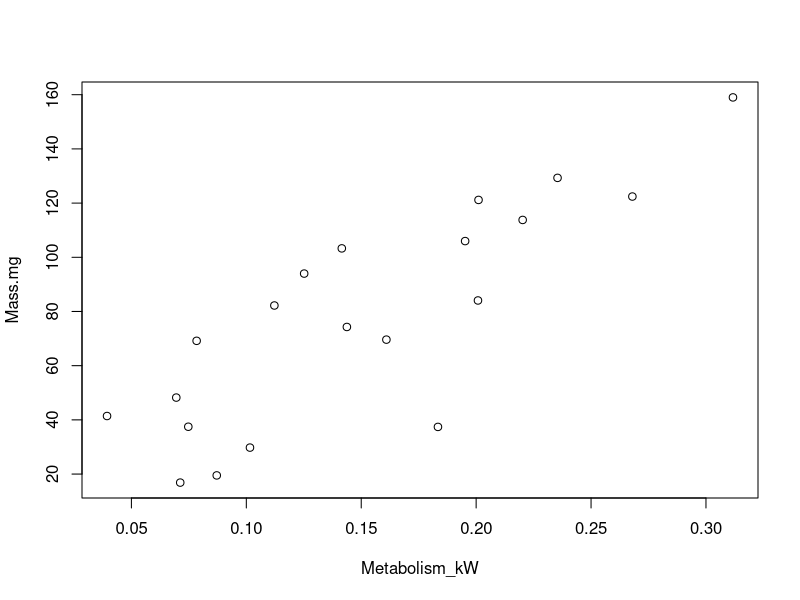
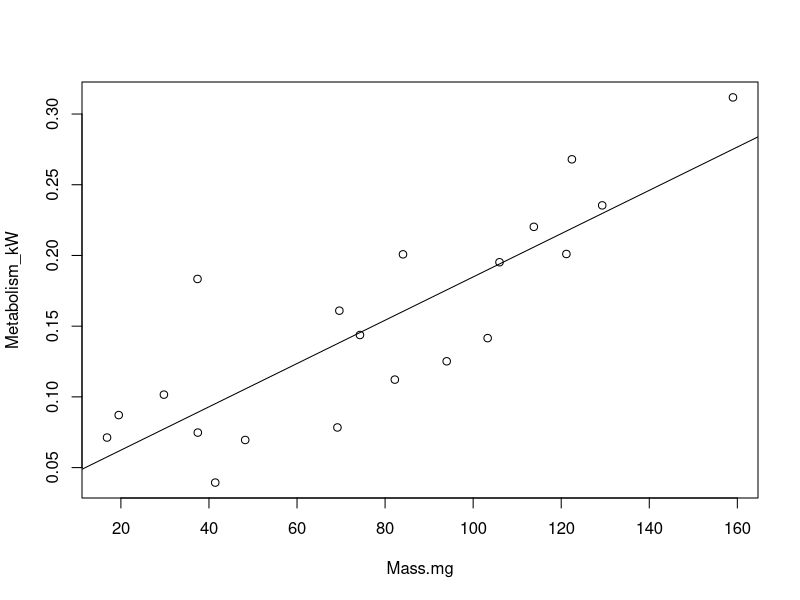
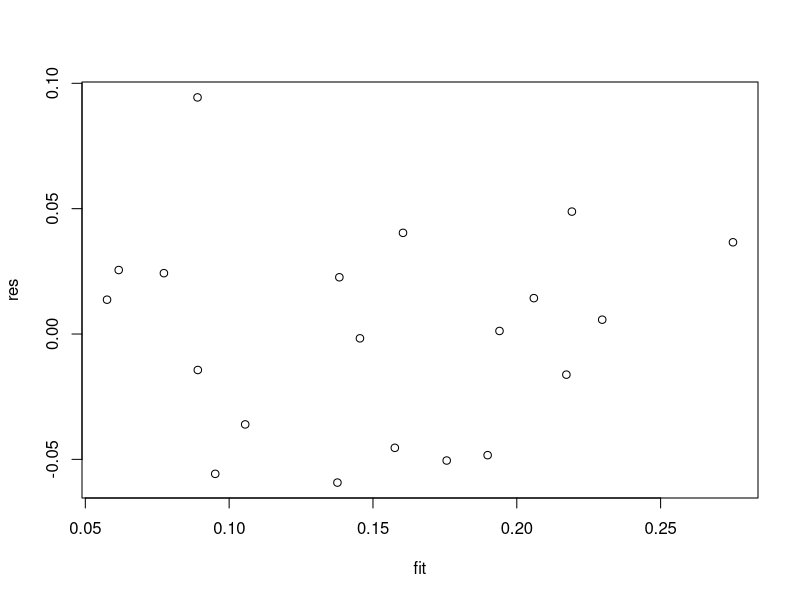
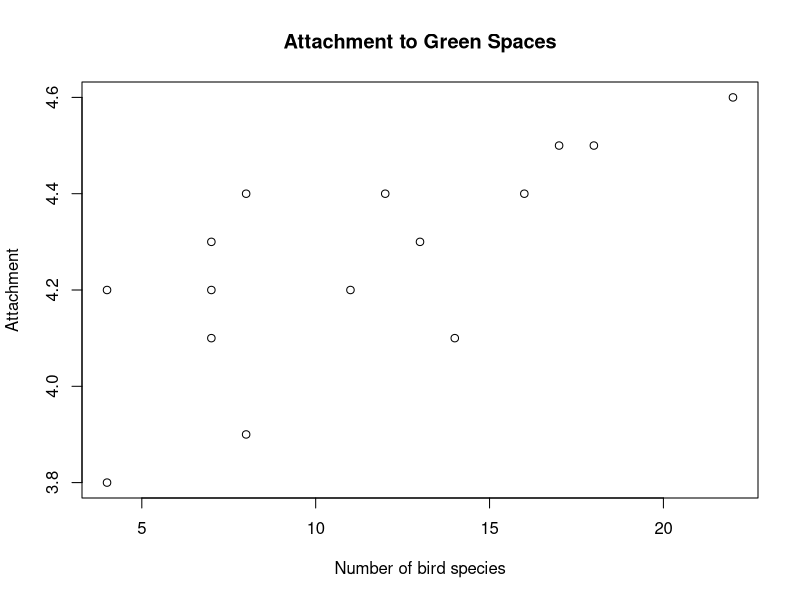
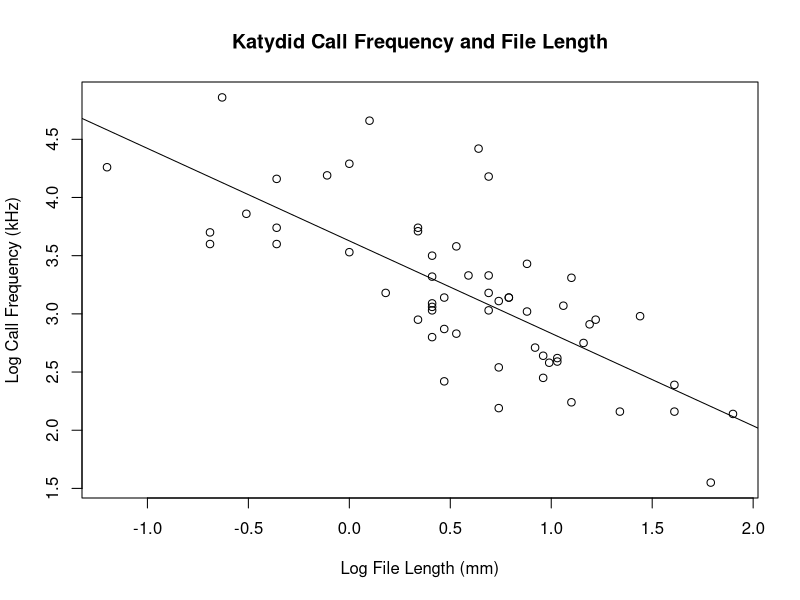
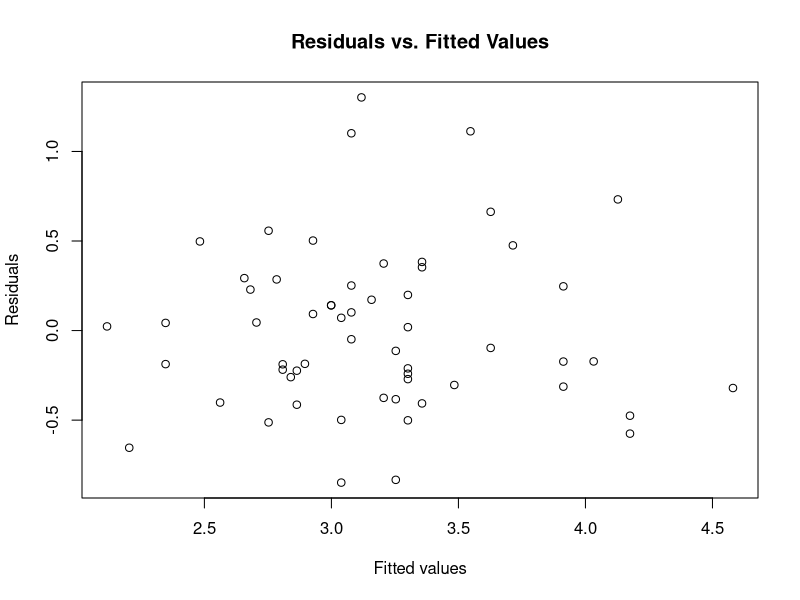
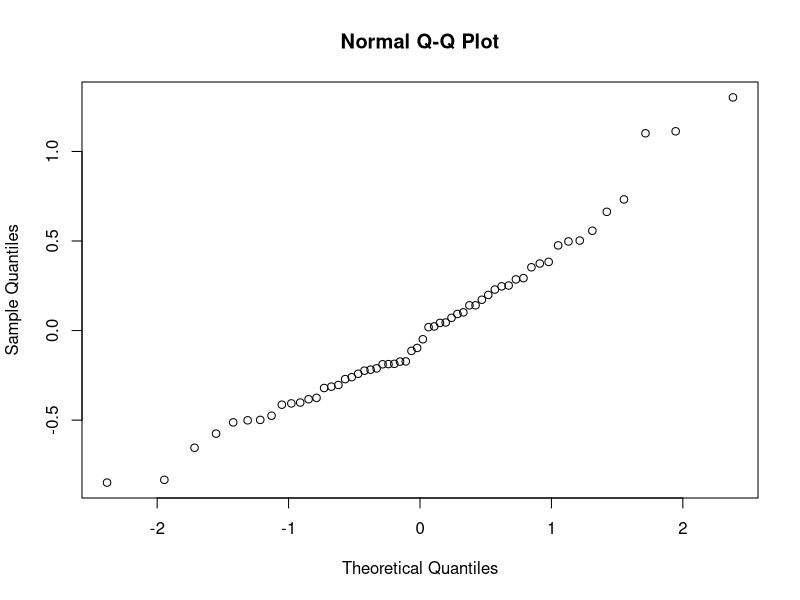

Reproduce these figures in R, in order.
#Adam Orr
#Biometry
#Lab 11

# ---- warmup ----

fdata <- read.csv('Metab_Fake.csv')

#plot data
plot(Mass.mg~Metabolism_kW, data = fdata)

#running a correlation by r shortcut
r <- cor(fdata$Mass.mg, fdata$Metabolism_kW)

#full test
cor.test(fdata$Mass.mg, fdata$Metabolism_kW)
#to run spearman's, use method="spearman" in cor.test

#to calculate the 95% CI for r
#first convert r to Z
n <- 20
z <- 0.5*(log((1+r)/(1-r)))

#now we need standard error of z
sez <- sqrt(1/(n-3))

#zcrit
zcrit <- qnorm(0.975)

#95% CI in z terms
z.upper <- z + zcrit * sez
z.lower <- z - zcrit * sez

#convert back to r
r.upper <- (exp(2*z.upper)-1)/(exp(2*z.upper)+1)
r.lower <- (exp(2*z.lower)-1)/(exp(2*z.lower)+1)

#linear regression
mod <- lm(Metabolism_kW~Mass.mg, data=fdata)
summary(mod)

#plotting regression line
plot(data=fdata, Metabolism_kW~Mass.mg)
abline(mod)

#testing assumptions
res <- residuals(mod)
fit <- fitted(mod)

plot(res~fit)

# ---- question 1 ----

# a. Make a scatter plot of the data. State the central assumptions of
# correlation analysis and examine the plot to determine whether these
# assumptions are met.
green <- read.csv('green.csv')
plot(green$attachment~green$birds,
     main = "Attachment to Green Spaces",
     xlab = "Number of bird species",
     ylab = "Attachment")

# b. Describe the pattern of the data in words. Is the relationship positive or
# negative? Is it linear? How strong is it?
# 
# There seems to be a positive, linear relationship between the number of bird
# species and green space users' attachment. The relationship does not appear
# incredibly strong, but not weak either.
# 
# c. Calculate an estimate of Pearson’s correlation coefficient. Do this
# calculation two ways: by hand, and with the R function cor.
#
# by hand
x <- green$birds
y <- green$attachment
xbar <- mean(x)
ybar <- mean(y)
xdiff<- x - xbar
ydiff<- y - ybar
(r <- sum(xdiff*ydiff)/sqrt(sum(xdiff^2)*sum(ydiff^2)))

# using cor
cor(x,y)

# d. Use the R function cor.test to perform a t-test of the null hypothesis that
# there is no correlation. Clearly state the conclusions of the test, including
# all key information (hypotheses, significance level, test statistic, degrees
# of freedom, and P-value). Also report the 95% confidence interval of rho.

#H0: The correlation between the number of bird species in a greenspace and
#greenspace user's attachment is 0.

#HA: The correlation between the number of bird species in a greenspace and
#greenspace user's attachment is not 0.

cor.test(x,y)

# With a significance level of 0.05, we reject the null hypothesis that the 
# correlation between the number of bird species in a green space and green 
# space users' attachment is equal to 0 (t-test; t = 3.8595, df = 13, p =
# 0.002).

#The 95% confidence interval of rho is (0.349,0.904)

# ---- question 2 ----

# a. Make a scatter plot of log call frequency and log file length. Be sure that
# the independent variable is on the X-axis. Inspect the plot; does it look like
# there is a linear relationship?
katydid <- read.csv('katydid.csv')
x <- katydid$log.length
y <- katydid$log.freq
plot(x,y,
     main = "Katydid Call Frequency and File Length",
     xlab = "Log File Length (mm)",
     ylab = "Log Call Frequency (kHz)")

#There does appear to be a negative linear relationship between the log of file
#length and the log of call frequency.
#
# b. Estimate the best-fit equation for the linear regression of log call
# frequency on log file length. Do this by hand.
xbar <- mean(x)
ybar <- mean(y)
xdiff <- x - xbar
ydiff <- y - ybar

b <- sum(xdiff*ydiff)/sum(xdiff^2)
a <- ybar - (b * xbar)

#The best fit linear equation is y = 3.627 - 0.795 * x

# c. Calculate the 95% confidence interval of the regression coefficient β, by
# hand.
n <- length(x)
tcrit <- qt(c(.025,.975), n - 2)
yhat <- a + x * b
MSres <- sum((y-yhat)^2)/(n-2)
sb <- sqrt(MSres/sum(xdiff^2))
(CI <- b + tcrit * sb)

# d. Test the null hypothesis that β = 0, using a t-test. Be sure to clearly
# state your null and alternative hypotheses, as well as your conclusions.
t <- b/(sb)
#
#H0: The value of b is equal to 0.
#Ha: The value of b is not 0.
#
p <- 2*pt(t,n-2)

# With a significance of 0.05, I reject the null hypothesis that the value of b
# is equal to 0 (t-test, t = -8.39, df = 56, p = 1.8e-11).

# e. Calculate the coefficient of determination.
SSr <- sum((yhat-ybar)^2)
SSt <- sum((y-ybar)^2)
(r2 <- SSr/SSt)

# f. Re-do the regression, this time using the R functions lm and summary.
mod <- lm(y~x)
summary(mod)

# g. Overall, do the results support the use of file length to estimate call
# frequency? Explain why or why not.

#Overall, the results do support the use of file length to estimate call 
#frequency, as the slope is significantly non-zero. Additionally, the 
#coefficient of determination is somewhat large, meaning the regression explains
#a lot of the variance in frequency.

# h. Re-do the scatter plot from part a and add a regression line, using the
# command abline.
# plot(x,y,
#      main = "Katydid Call Frequency and File Length",
#      xlab = "Log File Length (mm)",
#      ylab = "Log Call Frequency (kHz)")
abline(mod)

# ---- question 3 ----

# a. Use the R functions residuals and fitted to calculate residuals and fitted
# values from the linear model you made in question 2.

#residuals
(res <- residuals(mod))

#fitted values
(fit <- fitted(mod))

# b. Plot the residuals vs. the fitted values.
plot(res~fit,
     xlab = "Fitted values",
     ylab = "Residuals",
     main = "Residuals vs. Fitted Values")


# c. Make a normal probability plot of the residuals.
qqnorm(res)

# d. Evaluate the plots you have made for adherence to normality, linearity, and
# homogeneity of variances.

#The residuals vs. fitted values plot shows that the residuals are somewhat 
#evenly dispersed around 0, indicating that the regression meets the assumption 
#of linearity and homogeneity. The normal probability plot shows a straight 
#line, indicating adherence to normality. Overall, there is not much evidence
#for departure from normality, linearity, or homogeneity of variances.







